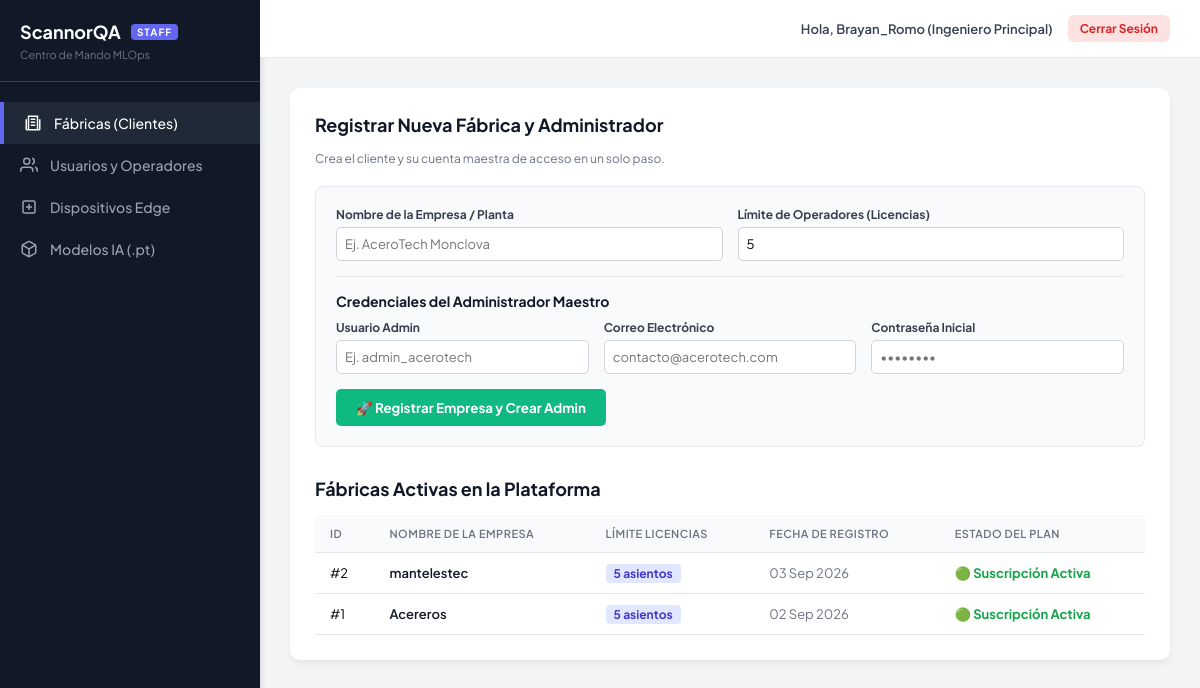
The app's page /staff/empresas/ (signed in) with its own data.
### Backend/models.py (models this page shows, shortened)
class Usuario(AbstractUser):
    ROLES = (
        ('superadmin', 'Staff ScannorQA'),
        ('admin_empresa', 'Admin de Empresa'),
        ('operador', 'Operador de Línea')
    )
    rol = models.CharField(max_length=20, choices=ROLES, default='operador')
    empresa = models.ForeignKey(Empresa, on_delete=models.CASCADE, null=True)

class Empresa(models.Model):
    nombre = models.CharField(max_length=255, unique=True)
    activa = models.BooleanField(default=True)
    fecha_creacion = models.DateTimeField(auto_now_add=True)
    limite_usuarios = models.IntegerField(default=5, help_text="Cantidad máxima de operadores")
    ESTADOS_PLAN = (
        ('trial', 'Periodo de Prueba'),
        ('activo', 'Suscripción Activa'),
        ('suspendido', 'Suspendido por Pago')
    )
    estado_plan = models.CharField(max_length=30, choices=ESTADOS_PLAN, default='activo')

### Backend/views.py (the view, shortened to what this page needs)
# urls.py: path('staff/empresas/', views.staff_empresas, name='staff_empresas'),
@user_passes_test(es_superadmin)
def staff_empresas(request):
    empresas_activas = Empresa.objects.all().order_by('-id')
    return render(request, 'staff/empresas.html', {'empresas': empresas_activas})

### Backend/views.py (called while the page is built)
def es_superadmin(user):
    return user.is_authenticated and user.is_superuser

### templates/staff/empresas.html (shortened to what this page needs)
{% extends 'staff/base_staff.html' %}
{% block content %}
<div class="staff-card">
    <h3>Registrar Nueva Fábrica y Administrador</h3>
    <p style="font-size: 12px; color: #6b7280; margin-bottom: 20px;">Crea el cliente y su cuenta maestra de acceso en un solo paso.</p>
    <form method="POST" style="background: #f9fafb; padding: 20px; border-radius: 8px; border: 1px solid #e5e7eb; margin-bottom: 30px;">
        <div style="display: grid; grid-template-columns: 1fr 1fr; gap: 15px; margin-bottom: 15px;">
            <div>
                <label style="display:block; font-size:12px; font-weight:bold; margin-bottom:5px; color:#374151;">Nombre de la Empresa / Planta</label>
                <input type="text" name="nombre" class="form-control" placeholder="Ej. AceroTech Monclova" required style="width: 100%; padding: 8px; border: 1px solid #d1d5db; border-radius: 5px;">
            </div>
            <div>
                <label style="display:block; font-size:12px; font-weight:bold; margin-bottom:5px; color:#374151;">Límite de Operadores (Licencias)</label>
                <input type="number" name="limite_usuarios" class="form-control" value="5" min="1" required style="width: 100%; padding: 8px; border: 1px solid #d1d5db; border-radius: 5px;">
            </div>
        </div>
        <div style="border-top: 1px solid #e5e7eb; padding-top: 15px; margin-top: 15px;">
            <h4 style="margin: 0 0 10px 0; font-size: 14px; color: #111827;">Credenciales del Administrador Maestro</h4>
            <div style="display: grid; grid-template-columns: 1fr 1fr 1fr; gap: 15px; margin-bottom: 15px;">
                <div>
                    <label style="display:block; font-size:12px; font-weight:bold; margin-bottom:5px; color:#374151;">Usuario Admin</label>
                    <input type="text" name="admin_username" class="form-control" placeholder="Ej. admin_acerotech" required style="width: 100%; padding: 8px; border: 1px solid #d1d5db; border-radius: 5px;">
                </div>
                <div>
                    <label style="display:block; font-size:12px; font-weight:bold; margin-bottom:5px; color:#374151;">Correo Electrónico</label>
                    <input type="email" name="admin_email" class="form-control" placeholder="contacto@acerotech.com" style="width: 100%; padding: 8px; border: 1px solid #d1d5db; border-radius: 5px;">
                </div>
                <div>
                    <label style="display:block; font-size:12px; font-weight:bold; margin-bottom:5px; color:#374151;">Contraseña Inicial</label>
                    <input type="password" name="admin_password" class="form-control" placeholder="••••••••" required style="width: 100%; padding: 8px; border: 1px solid #d1d5db; border-radius: 5px;">
                </div>
            </div>
        </div>
        <button type="submit" class="btn-primary" style="background-color: #10b981; color: white; border: none; padding: 10px 20px; border-radius: 5px; cursor: pointer; font-weight: bold;">🚀 Registrar Empresa y Crear Admin</button>
    </form>
    <h3>Fábricas Activas en la Plataforma</h3>
    <table class="staff-table">
        <thead>
            <tr>
                <th>ID</th>
                <th>Nombre de la Empresa</th>
                <th>Límite Licencias</th>
                <th>Fecha de Registro</th>
                <th>Estado del Plan</th>
            </tr>
        </thead>
        <tbody>
            {% for empresa in empresas %}
            <tr>
                <td>#{{ empresa.id }}</td>
                <td style="font-weight: 600; color: #111827;">{{ empresa.nombre }}</td>
                <td><span style="background: #e0e7ff; color: #4338ca; padding: 2px 8px; border-radius: 4px; font-size: 12px; font-weight: bold;">{{ empresa.limite_usuarios }} asientos</span></td>
                <td style="color: #6b7280;">{{ empresa.fecha_creacion|date:"d M Y" }}</td>
                <td>
                    {% if empresa.activa %}
                        <span style="color: #16a34a; font-weight: bold;">🟢 Suscripción Activa</span>
                    {% else %}
                        <span style="color: #dc2626; font-weight: bold;">🔴 Suspendido</span>
                    {% endif %}
                </td>
            </tr>
            {% empty %}
            <tr>
                <td colspan="5" style="text-align: center; color: #6b7280; padding: 30px;">No hay fábricas registradas.</td>
            </tr>
            {% endfor %}
        </tbody>
    </table>
</div>
{% endblock %}

### templates/staff/base_staff.html (shortened to what this page needs)
{% load static %}
<!DOCTYPE html>
<html lang="es">
<head>
</head>
<body>
    <nav class="sidebar">
        <div class="sidebar-header">
            <h2>ScannorQA <span class="badge-staff">STAFF</span></h2>
            <p style="font-size: 11px; color: #6b7280; margin-top: 5px;">Centro de Mando MLOps</p>
        </div>
        <a href="{% url 'staff_empresas' %}" class="nav-link {% if request.resolver_match.url_name == 'staff_empresas' %}active{% endif %}">
            <svg viewBox="0 0 24 24" fill="none" stroke="currentColor" stroke-width="2"><path d="M3 21h18M3 7v14M21 7v14M6 21V3h12v18M9 7h6M9 11h6M9 15h6"/></svg>
            Fábricas (Clientes)
        </a>
        <a href="{% url 'staff_usuarios' %}" class="nav-link {% if request.resolver_match.url_name == 'staff_usuarios' %}active{% endif %}">
            <svg viewBox="0 0 24 24" fill="none" stroke="currentColor" stroke-width="2"><path d="M17 21v-2a4 4 0 0 0-4-4H5a4 4 0 0 0-4 4v2"/><circle cx="9" cy="7" r="4"/><path d="M23 21v-2a4 4 0 0 0-3-3.87M16 3.13a4 4 0 0 1 0 7.75"/></svg>
            Usuarios y Operadores
        </a>
        <a href="{% url 'staff_dispositivos' %}" class="nav-link {% if request.resolver_match.url_name == 'staff_dispositivos' %}active{% endif %}">
            <svg viewBox="0 0 24 24" fill="none" stroke="currentColor" stroke-width="2"><rect x="4" y="4" width="16" height="16" rx="2" ry="2"/><path d="M12 8v8M8 12h8"/></svg>
            Dispositivos Edge
        </a>
        <a href="{% url 'staff_modelos' %}" class="nav-link {% if request.resolver_match.url_name == 'staff_modelos' %}active{% endif %}">
            <svg viewBox="0 0 24 24" fill="none" stroke="currentColor" stroke-width="2"><path d="M21 16V8a2 2 0 0 0-1-1.73l-7-4a2 2 0 0 0-2 0l-7 4A2 2 0 0 0 3 8v8a2 2 0 0 0 1 1.73l7 4a2 2 0 0 0 2 0l7-4A2 2 0 0 0 21 16z"/><polyline points="3.27 6.96 12 12.01 20.73 6.96"/><line x1="12" y1="22.08" x2="12" y2="12"/></svg>
            Modelos IA (.pt)
        </a>
    </nav>
    <div class="main-content">
        <header class="topbar">
            <div class="user-profile">
                Hola, {{ user.username }} (Ingeniero Principal)
                <a href="{% url 'logout' %}" class="btn-logout">Cerrar Sesión</a>
            </div>
        </header>
        <main class="content-wrapper">
            {% block content %}
            {% endblock %}
        </main>
    </div>
</body>
</html>

### templates/staff/base_staff.html (style rules this page uses)
:root { --bg-dark: #111827; --bg-panel: #1f2937; --text-main: #f9fafb; --text-muted: #9ca3af; --accent: #6366f1; --accent-hover: #4f46e5; }
* { margin: 0; padding: 0; box-sizing: border-box; font-family: 'Plus Jakarta Sans', sans-serif; }
body { display: flex; height: 100vh; background-color: #f3f4f6; overflow: hidden; }
.sidebar { width: 260px; background-color: var(--bg-dark); color: var(--text-main); display: flex; flex-direction: column; padding: 20px 0; box-shadow: 2px 0 5px rgba(0,0,0,0.1); }
.sidebar-header { padding: 0 20px 20px 20px; border-bottom: 1px solid #374151; margin-bottom: 20px; }
.sidebar-header h2 { font-size: 18px; font-weight: 700; color: #fff; display: flex; align-items: center; gap: 10px; }
.badge-staff { background: var(--accent); color: white; padding: 2px 6px; border-radius: 4px; font-size: 10px; font-weight: bold; letter-spacing: 1px; }
.nav-link { display: flex; align-items: center; padding: 12px 20px; color: var(--text-muted); text-decoration: none; font-size: 14px; font-weight: 500; transition: 0.2s; gap: 12px; }
.nav-link:hover, .nav-link.active { background-color: var(--bg-panel); color: #fff; border-left: 4px solid var(--accent); }
.nav-link svg { width: 18px; height: 18px; }
.main-content { flex: 1; display: flex; flex-direction: column; overflow-y: auto; }
.topbar { background: white; padding: 15px 30px; display: flex; justify-content: flex-end; align-items: center; border-bottom: 1px solid #e5e7eb; }
.user-profile { font-size: 13px; font-weight: 600; color: #374151; display: flex; align-items: center; gap: 15px; }
.btn-logout { background: #fee2e2; color: #dc2626; text-decoration: none; padding: 6px 12px; border-radius: 6px; font-size: 12px; font-weight: bold; }
.content-wrapper { padding: 30px; }
.staff-card { background: white; border-radius: 10px; box-shadow: 0 4px 6px rgba(0,0,0,0.05); padding: 25px; margin-bottom: 20px; }
.staff-card h3 { margin-bottom: 15px; color: #111827; font-size: 18px; }
.staff-table { width: 100%; border-collapse: collapse; }
.staff-table th, .staff-table td { padding: 12px 15px; text-align: left; border-bottom: 1px solid #e5e7eb; font-size: 13px; }
.staff-table th { background-color: #f9fafb; color: #6b7280; font-weight: 600; text-transform: uppercase; font-size: 11px; letter-spacing: 0.5px; }
.form-control { padding: 8px 12px; border: 1px solid #d1d5db; border-radius: 6px; font-size: 13px; }
.btn-primary { background: var(--accent); color: white; border: none; padding: 8px 16px; border-radius: 6px; font-weight: 600; cursor: pointer; }

### records on screen
Usuario: username "Brayan_Romo"
Empresa: id "2", nombre "mantelestec", limite_usuarios "5", fecha_creacion "03 Sep 2026", activa "🟢 Suscripción Activa"
Empresa: id "1", nombre "Acereros", limite_usuarios "5", fecha_creacion "02 Sep 2026", activa "🟢 Suscripción Activa"
